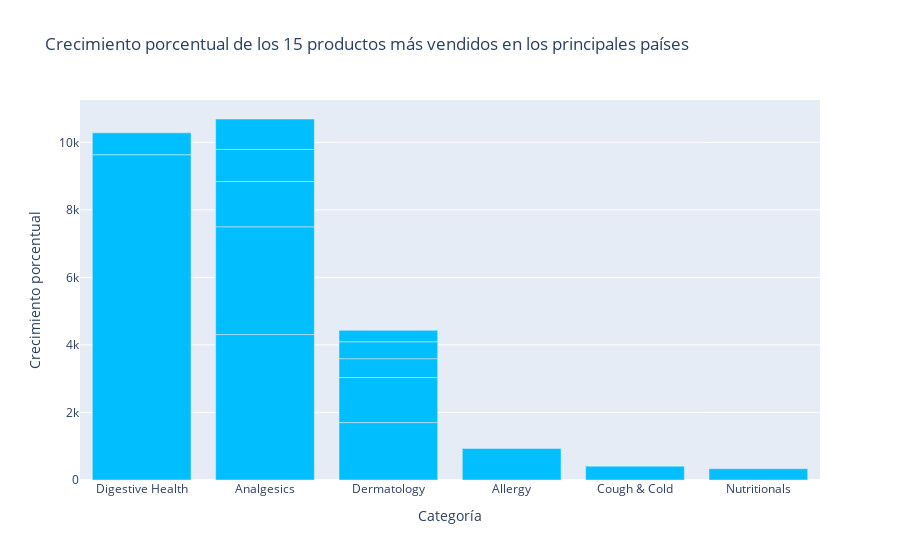

Notebook source saved alongside this figure:
### Code cell
figcat10 = px.bar(countries_5_top10, x='Category_x', y='growth_percentage', 
             title='Crecimiento porcentual de los 15 productos más vendidos en los principales países',
             labels={'Count': 'Cantidad de Productos'},
             color_discrete_sequence=['#01BEFF']) 
figcat10.update_xaxes(title_text='Categoría')
figcat10.update_yaxes(title_text='Crecimiento porcentual')
figcat10.show()

### Figure 1 — Plotly figure (JSON) as saved in the notebook; plotly's stock layout.template omitted (floating-point values rounded to 4 significant figures)
{"data": [{"alignmentgroup": "True", "hovertemplate": "Category_x=%{x}<br>growth_percentage=%{y}<extra></extra>", "legendgroup": "", "marker": {"color": "#01BEFF", "pattern": {"shape": ""}}, "name": "", "offsetgroup": "", "orientation": "v", "showlegend": false, "textposition": "auto", "type": "bar", "x": ["Digestive Health", "Analgesics", "Analgesics", "Dermatology", "Analgesics", "Dermatology", "Analgesics", "Allergy", "Analgesics", "Digestive Health", "Dermatology", "Dermatology", "Cough & Cold", "Dermatology", "Nutritionals"], "xaxis": "x", "y": [9632.0, 4307.0, 3191.0, 1700, 1340, 1333.0, 952.3, 933.3, 900, 648, 560, 500, 410.3, 338.2, 335.6], "yaxis": "y"}], "layout": {"barmode": "relative", "legend": {"tracegroupgap": 0}, "title": {"text": "Crecimiento porcentual de los 15 productos más vendidos en los principales países"}, "xaxis": {"anchor": "y", "domain": [0, 1], "title": {"text": "Categoría"}}, "yaxis": {"anchor": "x", "domain": [0, 1], "title": {"text": "Crecimiento porcentual"}}}}
